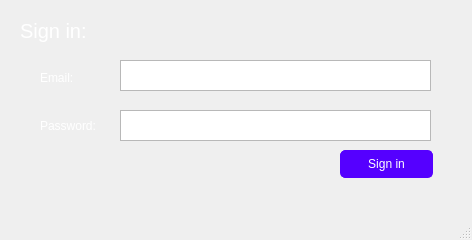
<?xml version="1.0" encoding="UTF-8"?>
<ui version="4.0">
 <class>signin</class>
 <widget class="QMainWindow" name="signin">
  <property name="geometry">
   <rect>
    <x>0</x>
    <y>0</y>
    <width>472</width>
    <height>240</height>
   </rect>
  </property>
  <property name="windowTitle">
   <string>signin</string>
  </property>
  <property name="styleSheet">
   <string notr="true">#centralWidget{
background-image: url(:/new/prefix1/C:/Users/Mostafa/Pictures/Camera Roll/WIN_20210322_12_18_01_Pro.jpg);
 }
</string>
  </property>
  <widget class="QWidget" name="centralwidget">
   <property name="styleSheet">
    <string notr="true">#centralwidget{
border-image: url(:/Person-walking-over-the-Sahara-Desert.jpg);}</string>
   </property>
   <widget class="QLabel" name="label_2">
    <property name="geometry">
     <rect>
      <x>20</x>
      <y>0</y>
      <width>151</width>
      <height>61</height>
     </rect>
    </property>
    <property name="font">
     <font>
      <pointsize>15</pointsize>
     </font>
    </property>
    <property name="styleSheet">
     <string notr="true">color:white
</string>
    </property>
    <property name="text">
     <string>Sign in:</string>
    </property>
   </widget>
   <widget class="QTextEdit" name="textEdit_2">
    <property name="geometry">
     <rect>
      <x>120</x>
      <y>110</y>
      <width>311</width>
      <height>31</height>
     </rect>
    </property>
   </widget>
   <widget class="QPushButton" name="pushButton">
    <property name="geometry">
     <rect>
      <x>340</x>
      <y>150</y>
      <width>93</width>
      <height>28</height>
     </rect>
    </property>
    <property name="styleSheet">
     <string notr="true">border: 1px solid rgb(85, 0, 255) ;
border-radius: 5px;
background-color: rgb(85, 0, 255);
color: white;</string>
    </property>
    <property name="text">
     <string>Sign in</string>
    </property>
   </widget>
   <widget class="QLabel" name="label">
    <property name="geometry">
     <rect>
      <x>40</x>
      <y>70</y>
      <width>55</width>
      <height>16</height>
     </rect>
    </property>
    <property name="styleSheet">
     <string notr="true">color: white</string>
    </property>
    <property name="text">
     <string>Email:</string>
    </property>
   </widget>
   <widget class="QTextEdit" name="textEdit">
    <property name="geometry">
     <rect>
      <x>120</x>
      <y>60</y>
      <width>311</width>
      <height>31</height>
     </rect>
    </property>
   </widget>
   <widget class="QLabel" name="label_3">
    <property name="geometry">
     <rect>
      <x>40</x>
      <y>100</y>
      <width>111</width>
      <height>51</height>
     </rect>
    </property>
    <property name="styleSheet">
     <string notr="true">color: white</string>
    </property>
    <property name="text">
     <string>Password:</string>
    </property>
   </widget>
  </widget>
  <widget class="QMenuBar" name="menubar">
   <property name="geometry">
    <rect>
     <x>0</x>
     <y>0</y>
     <width>472</width>
     <height>21</height>
    </rect>
   </property>
  </widget>
  <widget class="QStatusBar" name="statusbar"/>
 </widget>
 <resources/>
 <connections/>
</ui>
